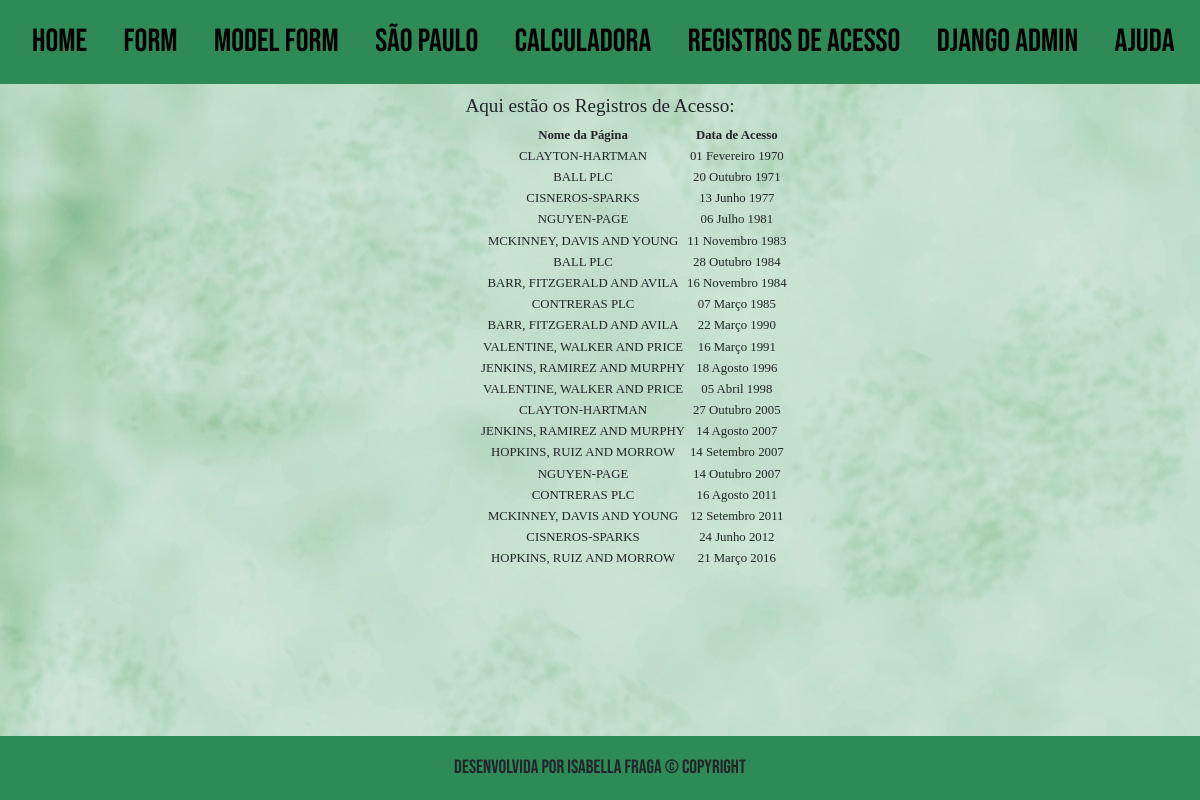
Screenshot of /app1/registros/ with the database file from the repository.
### app1/models.py (models this page shows, shortened)
class RegistroAcesso(models.Model):
    pagina = models.ForeignKey(Webpage, on_delete=models.CASCADE)
    data = models.DateField()

class Webpage(models.Model):
    topico = models.ForeignKey(Topico, on_delete=models.CASCADE)
    nome = models.CharField(max_length=264, unique=True)
    url = models.URLField(unique=True)
    def __str__(self):
        return self.nome

### app1/views.py (the view)
# urls.py: path('registros/', views.registros, name="registros"),
def registros(request):
    lista_paginas = RegistroAcesso.objects.order_by('data')
    dict_lista2 = {"lista_acessos": lista_paginas}
    return render(request, 'app1/registros.html', dict_lista2)

### app1/templates/app1/registros.html (shortened to what this page needs)
<!DOCTYPE html>
{% extends "app1/index.html" %}
{% load static %}
    {% block rodape %}
       <body>
               <head>
                     <link rel="stylesheet" type="text/css" href="{% static "css/registros.css" %}"/>
               </head>
                    <h2>Aqui estão os Registros de Acesso:</h2>
          <div class="djangtwo">
                {% if lista_acessos %}
                   <table>
                      <thead>
                             <th>Nome da Página</th>
                             <th>Data de Acesso</th>
                      </thead>
                       {% for acesso in lista_acessos %}
                             <tr>
                                  <td>{{ acesso.pagina|upper }}</td>
                                  <td>{{ acesso.data|date:"d F Y" }}</td>
                             </tr>
                       {% endfor %}
                   </table>
                {% else %}
                         <p>Sem Registros. Tabela Não Criada.</p>
                {% endif %}
          </div>
       </body>
    {% endblock %}

### app1/templates/app1/index.html (shortened to what this page needs)
<!DOCTYPE html>
{% load static %}
  <html lang="pt-BR">
    <head>
       <link rel="stylesheet" href="https://stackpath.bootstrapcdn.com/bootstrap/4.5.2/css/bootstrap.min.css">
       <link rel="stylesheet" type="text/css" href="{% static "css/index.css" %}"/>
    </head>
      <body>
        {% block body %}
          <div class="toda_pagina">
              <div class="menu">
                     <nav>
                       <a href="{% url 'index' %}">Home</a>
                       <a href="{% url 'app1:form' %}">Form</a>
                       <a href="{% url 'app1:modelform' %}">Model Form</a>
                       <a href="{% url 'app1:sp' %}">São Paulo</a>
                       <a href="{% url 'app1:calc' %}">Calculadora</a>
                       <a href="{% url 'app1:registros' %}">Registros de Acesso</a>
                       <a href="{% url 'admin:index' %}">Django Admin</a>
                       <a href="{% url 'app1:help' %}">Ajuda</a>
                     </nav>
              </div>
               {% block conteudo %}
                       <div class="conteudo">
                          {% block rodape %}{% endblock %}
                       </div>
                   <footer class="footer mt-auto text-center fixed-bottom">
                        <div class="rodape">
                            <a>Desenvolvida por Isabella Fraga &copy; Copyright</a>
                        </div>
                   </footer>
               {% endblock %}
          </div>
        {% endblock %}
      </body>
  </html>

### app1/static/css/index.css (style rules this page uses)
nav a { font-size: 2em; color: black; font-family: fonteNet; margin-left: 1em; text-decoration: none !important; color: initial !important; }
.toda_pagina { height: 100%; width: 100%; }
.menu { width: 100%; height: 7vw; line-height: 7vw; background-color: seagreen; }
.conteudo { width: 100%; height: 78vh; position: relative; z-index: 1; }
.rodape { width: 100%; height: 8vh; background-color: seagreen; }
.rodape a { color: black; font-family: fonteNet; font-size: 1.2em; text-align: center; line-height: 8vh; }

### app1/static/css/registros.css (style rules this page uses)
body { content: ""; background: url("imgs/verde.jpg"); top: 0; left: 0; bottom: 0; right: 0; position: absolute; z-index: -1; }
h2 { margin-top: 0.5em; text-align: center; font-family: "Century Gothic"; font-size: 1.2em; }
.djangtwo { font-size: 0.8em; text-align: center !important; margin-left: 480px; font-family: "Century Gothic"; }
table { text-align: center; width: inherit; }
tr { text-align: center; }

### rows the page displays
RegistroAcesso: pagina "CLAYTON-HARTMAN", data "01 Fevereiro 1970"
RegistroAcesso: pagina "BALL PLC", data "20 Outubro 1971"
RegistroAcesso: pagina "CISNEROS-SPARKS", data "13 Junho 1977"
RegistroAcesso: pagina "NGUYEN-PAGE", data "06 Julho 1981"
RegistroAcesso: pagina "MCKINNEY, DAVIS AND YOUNG", data "11 Novembro 1983"
RegistroAcesso: pagina "BALL PLC", data "28 Outubro 1984"
RegistroAcesso: pagina "BARR, FITZGERALD AND AVILA", data "16 Novembro 1984"
RegistroAcesso: pagina "CONTRERAS PLC", data "07 Março 1985"
RegistroAcesso: pagina "BARR, FITZGERALD AND AVILA", data "22 Março 1990"
RegistroAcesso: pagina "VALENTINE, WALKER AND PRICE", data "16 Março 1991"
RegistroAcesso: pagina "JENKINS, RAMIREZ AND MURPHY", data "18 Agosto 1996"
RegistroAcesso: pagina "VALENTINE, WALKER AND PRICE", data "05 Abril 1998"
RegistroAcesso: pagina "CLAYTON-HARTMAN", data "27 Outubro 2005"
RegistroAcesso: pagina "JENKINS, RAMIREZ AND MURPHY", data "14 Agosto 2007"
RegistroAcesso: pagina "HOPKINS, RUIZ AND MORROW", data "14 Setembro 2007"
RegistroAcesso: pagina "NGUYEN-PAGE", data "14 Outubro 2007"
RegistroAcesso: pagina "CONTRERAS PLC", data "16 Agosto 2011"
RegistroAcesso: pagina "MCKINNEY, DAVIS AND YOUNG", data "12 Setembro 2011"
RegistroAcesso: pagina "CISNEROS-SPARKS", data "24 Junho 2012"
RegistroAcesso: pagina "HOPKINS, RUIZ AND MORROW", data "21 Março 2016"
